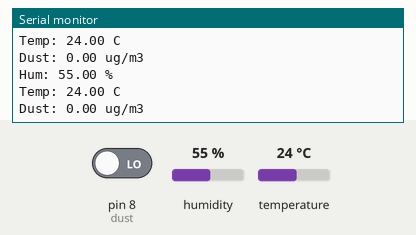
Bench run of a sketch on a simulated Arduino Uno, built with avr-gcc and run on an emulated ATmega328P. Shown: the last lines printed to the serial monitor. The inputs (shaded band) are chosen by the test bench; at power-on: humidity 55 %, temperature 24 °C, pin 8 (dust) LOW.

Above: at 2.8 s.
2.9 s: humidity set to 22 %
At 5.0 s:
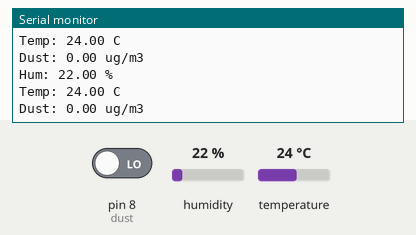
5.2 s: temperature set to 12 °C
At 7.1 s:
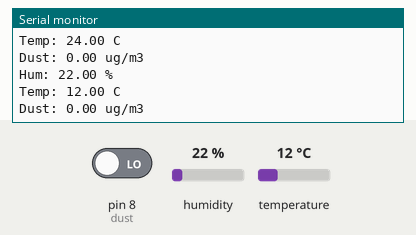
7.5 s: humidity set to 40 %
At 9.0 s:
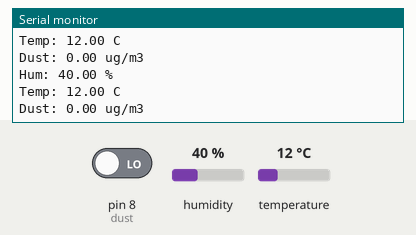
Timing chart, 0 to 10.5 s (numbered marks = the images above; inputs shaded):
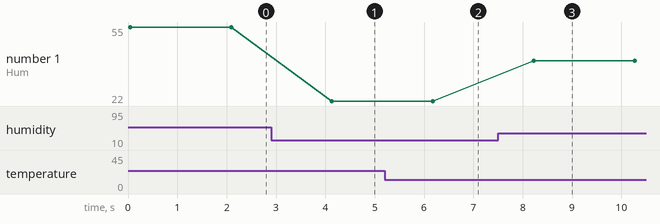

Measured:
- after the input at 2.9 s, the serial monitor: prints a new line after 1.2 s (image 1)
- after the input at 5.2 s, the serial monitor: prints a new line after 0.99 s (image 2)
- after the input at 7.5 s, the serial monitor: prints a new line after 0.72 s (image 3)
- plotted number 1: 55 → 22 after the input at 2.9 s, 22 → 40 after the input at 7.5 s

The sketch:

HTD.ino
```cpp
#include <Adafruit_Sensor.h>

#include <DHT.h>;

//Constants
#define DHTPIN A1     // what pin we're connected to
#define DHTTYPE DHT11   // DHT 22  (AM2302)
DHT dht(DHTPIN, DHTTYPE); //// Initialize DHT sensor for normal 16mhz Arduino
unsigned long pulse = 0;
int dust = 8;


//Variables
float hum;  //Stores humidity value
float temp; //Stores temperature value
float ugm3;

void setup(){
  Serial.begin(9600);
  dht.begin();
  pinMode(dust, INPUT);
}

void loop(){
    //Read data and store it to variables hum and temp
    hum = dht.readHumidity();
    temp= dht.readTemperature();

    pulse = pulseIn(dust, LOW, 20000);
    ugm3 = pulse2ugm3(pulse);


    Serial.print("Hum: ");
    Serial.print(hum);
    Serial.println(" %");
    Serial.print("Temp: ");
    Serial.print(temp);
    Serial.println(" C");

    Serial.print("Dust: ");
    Serial.print(ugm3);
    Serial.println(" ug/m3");


    delay(2000); //Delay 2 sec.
}

float pulse2ugm3(unsigned long pulse) {
  float value = (pulse-1400)/14.0;
  if(value > 300) {
    value = 0;
  }
  return value;
}
```
